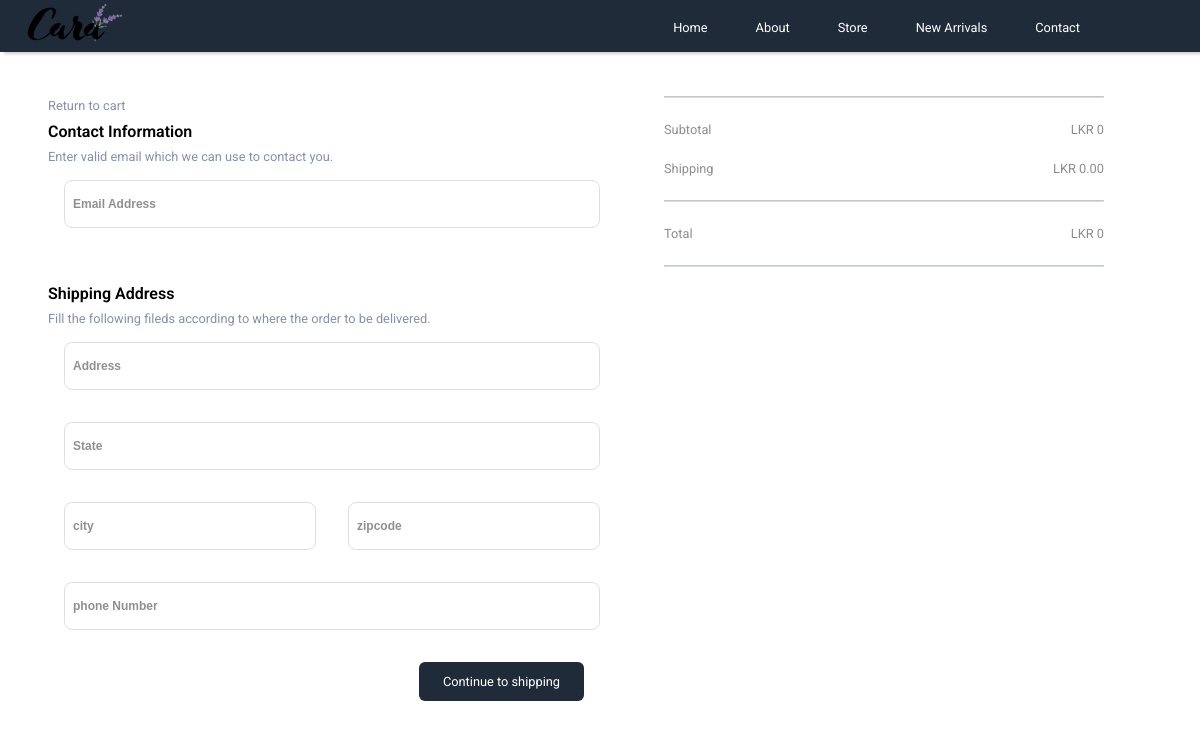
/checkout/ (signed in), run on an earlier commit of the app's database.
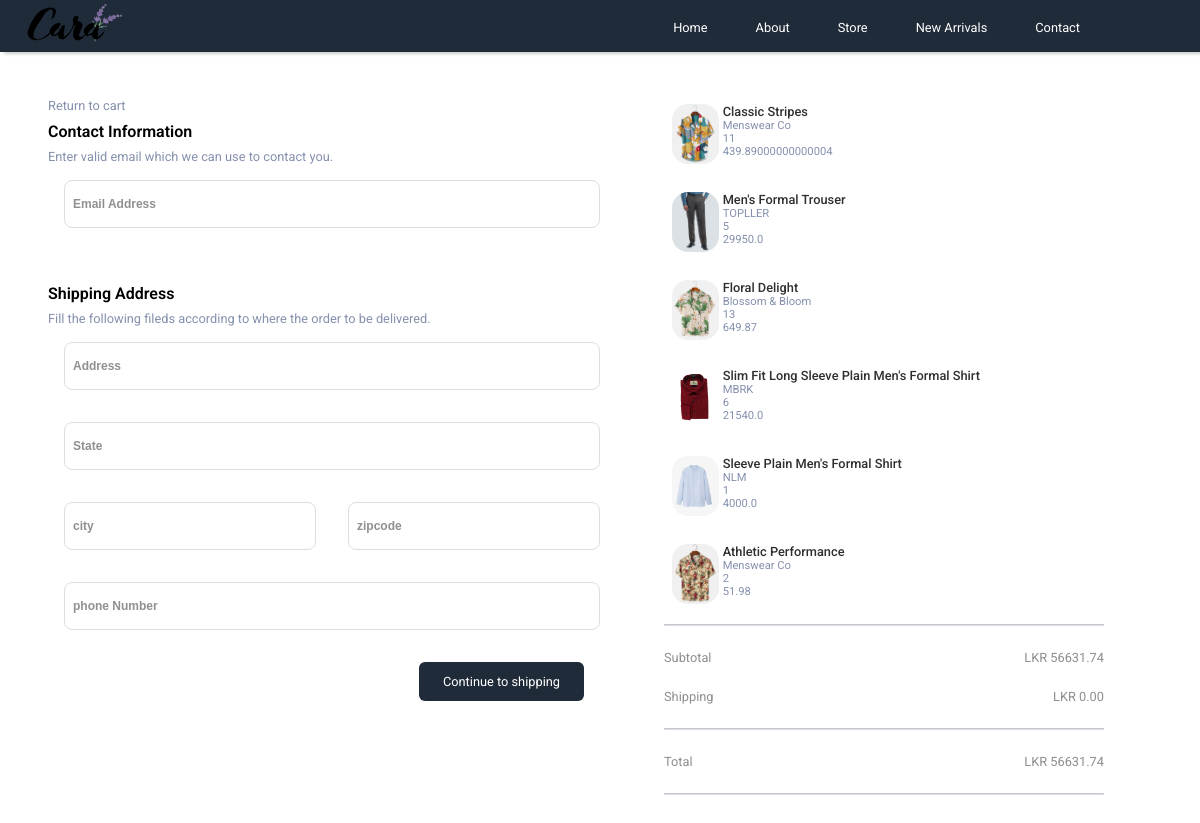
And on a later commit of the database.
### store/models.py (models this page shows, shortened)
class Order(models.Model):
    customer = models.ForeignKey(Customer, on_delete=models.SET_NULL, null=True, blank=True)
    date_ordered = models.DateTimeField(auto_now_add=True)
    complete = models.BooleanField(default=False)
    transaction_id = models.CharField(max_length=100, null=True)
    @property
    def get_cart_total(self):
        orderItems = self.orderitem_set.all()
        total = sum([item.get_total for item in orderItems])
        return total

class OrderItem(models.Model):
    product = models.ForeignKey(Product, on_delete=models.SET_NULL, null=True)
    order = models.ForeignKey(Order, on_delete=models.SET_NULL, null=True)
    quantity = models.IntegerField(default=0, null=True, blank=True)
    date_added = models.DateTimeField(auto_now_add=True)
    @property
    def get_total(self):
        return float(self.product.price * self.quantity)

class Product(models.Model):
    name = models.CharField(max_length=200, null=True)
    price = models.FloatField(max_length=200, null=True)
    brand = models.CharField(max_length=200, null=True)
    image = models.ImageField(null=True, blank=True)
    @property
    def imageURL(self):
        try:
            url = self.image.url
        except:
            url = ""
        return url

### store/views.py (the view)
# urls.py: path('checkout/', views.checkout, name="checkout"),
def checkout(request):
    customer = request.user.customer
    order, created = Order.objects.get_or_create(customer=customer, complete=False)
    cart_items = order.orderitem_set.all()
    context = {"cart_items": cart_items, "order": order}
    return render(request, "checkout.html", context)

### templates/checkout.html (shortened to what this page needs)
<!DOCTYPE html>
{% extends "main.html" %}
{% block content %}
    <section class="checkout-section">
        <div class="checkout-container">
            <div class="checkout-shipping">
                <a href="{% url "cart" %}" class="return">Return to cart</a>
                <div class="checkout-contact">
                    <h6 class="checkout-title">Contact Information</h6>
                    <span class="checkout-subtitle">Enter valid email which we can use to contact you.</span>
                    <input type="text" class="checkout-input" placeholder="Email Address">
                </div>
                <div class="checkout-shipping-add">
                    <h6 class="checkout-title">Shipping Address</h6>
                    <span class="checkout-subtitle">Fill the following fileds according to where the order to be delivered.</span>
                    <input type="text" class="checkout-input" placeholder="Address">
                    <input type="text" class="checkout-input" placeholder="State">
                    <div class="checkout-address-container">
                        <input type="text" class="checkout-input input-1" placeholder="city">
                        <input type="text" class="checkout-input input-1" placeholder="zipcode">
                    </div>
                    <input type="text" class="checkout-input" placeholder="phone Number">
                </div>
                <div class="shopping-button">
                    <a href="" class="button-3">Continue to shipping</a>
                </div>
            </div>
            <div class="checkout-Total">
                {% for item in cart_items %}
                    <div class="checkout-card">
                        <img src="{{ item.product.imageURL }}" class="card-image" alt="">
                        <div class="card-body">
                            <p class="card-product-name">{{ item.product.name }}</p>
                            <p class="card-product-brand">{{ item.product.brand }}</p>
                            <p class="card-product-brand">{{ item.quantity }}</p>
                            <p class="card-product-brand">{{ item.get_total }}</p>
                        </div>
                    </div>
                {% endfor %}
                <hr/>
                <div class="checkout-total-box">
                    <p class="checkout-subtotal">Subtotal</p>
                    <p class="checkout-subtotal">LKR {{ order.get_cart_total }}</p>
                </div>
                <div class="checkout-total-box">
                    <p class="checkout-subtotal">Shipping</p>
                    <p class="checkout-subtotal">LKR 0.00</p>
                </div>
                <hr/>
            <div class="checkout-total-box">
                    <p class="checkout-subtotal">Total</p>
                    <p class="checkout-subtotal">LKR {{ order.get_cart_total }}</p>
                </div>
                <hr/>
            </div>
        </div>
    </section>
{% endblock content %}

What changed in the data, as far as the page shows it:
added OrderItem: product.imageURL (picture), product.name "Classic Stripes", product.brand "Menswear Co", quantity "11", get_total "439.89000000000004"
added OrderItem: product.imageURL (picture), product.name "Men's Formal Trouser", product.brand "TOPLLER", quantity "5", get_total "29950.0"
added OrderItem: product.imageURL (picture), product.name "Floral Delight", product.brand "Blossom & Bloom", quantity "13", get_total "649.87"
added OrderItem: product.imageURL (picture), product.name "Slim Fit Long Sleeve Plain Men's Formal Shirt", product.brand "MBRK", quantity "6", get_total "21540.0"
added OrderItem: product.imageURL (picture), product.name "Sleeve Plain Men's Formal Shirt", product.brand "NLM", quantity "1", get_total "4000.0"
added OrderItem: product.imageURL (picture), product.name "Athletic Performance", product.brand "Menswear Co", quantity "2", get_total "51.98"
computed for Order: get_cart_total "0" → "56631.74"
